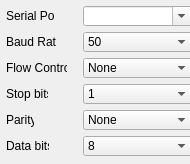
<?xml version="1.0" encoding="UTF-8"?>
<ui version="4.0">
 <class>serialSettings</class>
 <widget class="QWidget" name="serialSettings">
  <property name="geometry">
   <rect>
    <x>0</x>
    <y>0</y>
    <width>190</width>
    <height>164</height>
   </rect>
  </property>
  <property name="minimumSize">
   <size>
    <width>190</width>
    <height>164</height>
   </size>
  </property>
  <property name="maximumSize">
   <size>
    <width>193</width>
    <height>164</height>
   </size>
  </property>
  <property name="font">
   <font>
    <family>Arial</family>
   </font>
  </property>
  <property name="windowTitle">
   <string>Form</string>
  </property>
  <widget class="QLabel" name="portlabel">
   <property name="geometry">
    <rect>
     <x>6</x>
     <y>6</y>
     <width>49</width>
     <height>20</height>
    </rect>
   </property>
   <property name="text">
    <string>Serial Port</string>
   </property>
  </widget>
  <widget class="QComboBox" name="stopBitsCombo">
   <property name="geometry">
    <rect>
     <x>83</x>
     <y>84</y>
     <width>110</width>
     <height>20</height>
    </rect>
   </property>
   <property name="toolTip">
    <string>&lt;html&gt;&lt;head/&gt;&lt;body&gt;&lt;p&gt;Number of stop bits per symbol. This is almost always 1.&lt;/p&gt;&lt;/body&gt;&lt;/html&gt;</string>
   </property>
   <property name="currentIndex">
    <number>0</number>
   </property>
   <item>
    <property name="text">
     <string>1</string>
    </property>
   </item>
   <item>
    <property name="text">
     <string>2</string>
    </property>
   </item>
  </widget>
  <widget class="QComboBox" name="portName">
   <property name="geometry">
    <rect>
     <x>83</x>
     <y>6</y>
     <width>110</width>
     <height>20</height>
    </rect>
   </property>
   <property name="minimumSize">
    <size>
     <width>110</width>
     <height>20</height>
    </size>
   </property>
   <property name="maximumSize">
    <size>
     <width>110</width>
     <height>20</height>
    </size>
   </property>
   <property name="toolTip">
    <string>&lt;html&gt;&lt;head/&gt;&lt;body&gt;&lt;p&gt;The serial port to which the system is connected. All ports listed here should work, unless marked INVALID (this can happen if a port has been removed from the system after this dialog was first used).&lt;/p&gt;&lt;/body&gt;&lt;/html&gt;</string>
   </property>
   <property name="editable">
    <bool>true</bool>
   </property>
   <property name="insertPolicy">
    <enum>QComboBox::NoInsert</enum>
   </property>
   <property name="sizeAdjustPolicy">
    <enum>QComboBox::AdjustToContentsOnFirstShow</enum>
   </property>
   <property name="minimumContentsLength">
    <number>30</number>
   </property>
  </widget>
  <widget class="QLabel" name="portlabel_2">
   <property name="geometry">
    <rect>
     <x>6</x>
     <y>32</y>
     <width>50</width>
     <height>20</height>
    </rect>
   </property>
   <property name="text">
    <string>Baud Rate</string>
   </property>
  </widget>
  <widget class="QLabel" name="portlabel_5">
   <property name="geometry">
    <rect>
     <x>6</x>
     <y>136</y>
     <width>43</width>
     <height>20</height>
    </rect>
   </property>
   <property name="text">
    <string>Data bits</string>
   </property>
  </widget>
  <widget class="QComboBox" name="dataBitsCombo">
   <property name="geometry">
    <rect>
     <x>83</x>
     <y>136</y>
     <width>110</width>
     <height>20</height>
    </rect>
   </property>
   <property name="toolTip">
    <string>&lt;html&gt;&lt;head/&gt;&lt;body&gt;&lt;p&gt;Number of data bits per symbol. This is almost always 8.&lt;/p&gt;&lt;/body&gt;&lt;/html&gt;</string>
   </property>
   <property name="currentIndex">
    <number>3</number>
   </property>
   <item>
    <property name="text">
     <string>5</string>
    </property>
   </item>
   <item>
    <property name="text">
     <string>6</string>
    </property>
   </item>
   <item>
    <property name="text">
     <string>7</string>
    </property>
   </item>
   <item>
    <property name="text">
     <string>8</string>
    </property>
   </item>
  </widget>
  <widget class="QLabel" name="portlabel_6">
   <property name="geometry">
    <rect>
     <x>6</x>
     <y>84</y>
     <width>42</width>
     <height>20</height>
    </rect>
   </property>
   <property name="text">
    <string>Stop bits</string>
   </property>
  </widget>
  <widget class="QComboBox" name="baudRate">
   <property name="geometry">
    <rect>
     <x>83</x>
     <y>32</y>
     <width>110</width>
     <height>20</height>
    </rect>
   </property>
   <property name="minimumSize">
    <size>
     <width>110</width>
     <height>20</height>
    </size>
   </property>
   <property name="maximumSize">
    <size>
     <width>110</width>
     <height>20</height>
    </size>
   </property>
   <property name="toolTip">
    <string>&lt;html&gt;&lt;head/&gt;&lt;body&gt;&lt;p&gt;The data transmission rate. If unsure 57600 and 115200 are very common rates.&lt;/p&gt;&lt;/body&gt;&lt;/html&gt;</string>
   </property>
   <property name="sizeAdjustPolicy">
    <enum>QComboBox::AdjustToContents</enum>
   </property>
   <item>
    <property name="text">
     <string>50</string>
    </property>
   </item>
   <item>
    <property name="text">
     <string>75</string>
    </property>
   </item>
   <item>
    <property name="text">
     <string>110</string>
    </property>
   </item>
   <item>
    <property name="text">
     <string>134</string>
    </property>
   </item>
   <item>
    <property name="text">
     <string>150</string>
    </property>
   </item>
   <item>
    <property name="text">
     <string>200</string>
    </property>
   </item>
   <item>
    <property name="text">
     <string>300</string>
    </property>
   </item>
   <item>
    <property name="text">
     <string>600</string>
    </property>
   </item>
   <item>
    <property name="text">
     <string>1200</string>
    </property>
   </item>
   <item>
    <property name="text">
     <string>1800</string>
    </property>
   </item>
   <item>
    <property name="text">
     <string>2400</string>
    </property>
   </item>
   <item>
    <property name="text">
     <string>4800</string>
    </property>
   </item>
   <item>
    <property name="text">
     <string>9600</string>
    </property>
   </item>
   <item>
    <property name="text">
     <string>14400</string>
    </property>
   </item>
   <item>
    <property name="text">
     <string>19200</string>
    </property>
   </item>
   <item>
    <property name="text">
     <string>38400</string>
    </property>
   </item>
   <item>
    <property name="text">
     <string>56000</string>
    </property>
   </item>
   <item>
    <property name="text">
     <string>57600</string>
    </property>
   </item>
   <item>
    <property name="text">
     <string>76800</string>
    </property>
   </item>
   <item>
    <property name="text">
     <string>115200</string>
    </property>
   </item>
   <item>
    <property name="text">
     <string>128000</string>
    </property>
   </item>
   <item>
    <property name="text">
     <string>230400</string>
    </property>
   </item>
   <item>
    <property name="text">
     <string>256000</string>
    </property>
   </item>
   <item>
    <property name="text">
     <string>460800</string>
    </property>
   </item>
   <item>
    <property name="text">
     <string>921600</string>
    </property>
   </item>
  </widget>
  <widget class="QLabel" name="label_Parity">
   <property name="geometry">
    <rect>
     <x>6</x>
     <y>110</y>
     <width>28</width>
     <height>20</height>
    </rect>
   </property>
   <property name="text">
    <string>Parity</string>
   </property>
  </widget>
  <widget class="QLabel" name="label_flowControl">
   <property name="geometry">
    <rect>
     <x>6</x>
     <y>58</y>
     <width>61</width>
     <height>20</height>
    </rect>
   </property>
   <property name="text">
    <string>Flow Control</string>
   </property>
  </widget>
  <widget class="QComboBox" name="comboBox_flowControl">
   <property name="geometry">
    <rect>
     <x>83</x>
     <y>58</y>
     <width>110</width>
     <height>20</height>
    </rect>
   </property>
   <property name="toolTip">
    <string>&lt;html&gt;&lt;head/&gt;&lt;body&gt;&lt;p&gt;Set the flow control type. In most cases this is None or HW (aka. DTS/RTS). SW type is aka. XON/XOFF.&lt;/p&gt;&lt;/body&gt;&lt;/html&gt;</string>
   </property>
   <property name="currentIndex">
    <number>0</number>
   </property>
   <item>
    <property name="text">
     <string>None</string>
    </property>
   </item>
   <item>
    <property name="text">
     <string>HW</string>
    </property>
   </item>
   <item>
    <property name="text">
     <string>SW</string>
    </property>
   </item>
  </widget>
  <widget class="QComboBox" name="comboBox_Parity">
   <property name="geometry">
    <rect>
     <x>83</x>
     <y>110</y>
     <width>110</width>
     <height>20</height>
    </rect>
   </property>
   <property name="toolTip">
    <string>&lt;html&gt;&lt;head/&gt;&lt;body&gt;&lt;p&gt;Set the parity. In most cases no parity (None) is used.&lt;/p&gt;&lt;/body&gt;&lt;/html&gt;</string>
   </property>
   <property name="currentIndex">
    <number>0</number>
   </property>
   <item>
    <property name="text">
     <string>None</string>
    </property>
   </item>
   <item>
    <property name="text">
     <string>Odd</string>
    </property>
   </item>
   <item>
    <property name="text">
     <string>Even</string>
    </property>
   </item>
  </widget>
  <action name="actionDelete">
   <property name="text">
    <string>Delete</string>
   </property>
   <property name="toolTip">
    <string>Delete this link</string>
   </property>
   <property name="statusTip">
    <string>Delete this link</string>
   </property>
   <property name="whatsThis">
    <string>Link delete button</string>
   </property>
  </action>
  <action name="actionConnect">
   <property name="text">
    <string>Connect</string>
   </property>
   <property name="toolTip">
    <string>Connect this link</string>
   </property>
   <property name="statusTip">
    <string>Connect this link</string>
   </property>
   <property name="whatsThis">
    <string>Connect this link</string>
   </property>
  </action>
  <action name="actionClose">
   <property name="text">
    <string>Close</string>
   </property>
   <property name="toolTip">
    <string>Close the configuration window</string>
   </property>
   <property name="statusTip">
    <string>Close the configuration window</string>
   </property>
   <property name="whatsThis">
    <string>Close the configuration window</string>
   </property>
  </action>
 </widget>
 <resources/>
 <connections>
  <connection>
   <sender>actionClose</sender>
   <signal>triggered()</signal>
   <receiver>serialSettings</receiver>
   <slot>close()</slot>
   <hints>
    <hint type="sourcelabel">
     <x>-1</x>
     <y>-1</y>
    </hint>
    <hint type="destinationlabel">
     <x>224</x>
     <y>195</y>
    </hint>
   </hints>
  </connection>
 </connections>
</ui>
